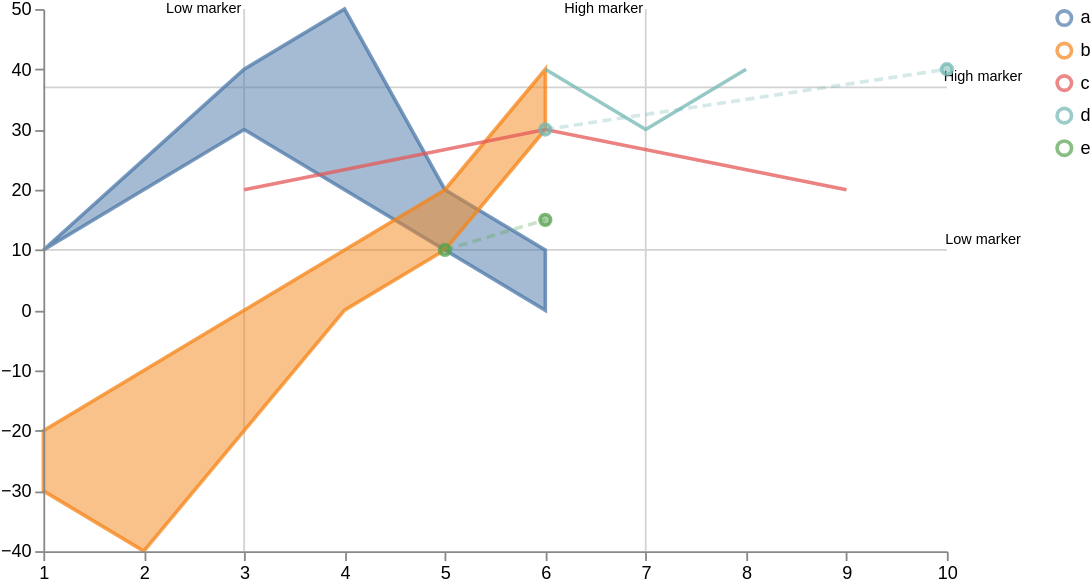

The Vega-Lite source for this figure:
### Vega specification from a JSON file in a GitHub repository (floating-point values rounded to 4 significant figures)
{"$schema": "https://vega.github.io/schema/vega/v5.json", "width": 500, "height": 300, "scales": [{"name": "xscale", "type": "linear", "range": "width", "zero": false, "domain": {"fields": [{"data": "distributions", "field": "timepoint"}, {"data": "traces", "field": "timepoint"}, {"data": "points", "field": "timepoint"}]}}, {"name": "yscale", "type": "linear", "range": "height", "nice": true, "zero": true, "domain": {"fields": [{"data": "distributions", "field": "lower"}, {"data": "distributions", "field": "upper"}, {"data": "traces", "field": "value"}, {"data": "points", "field": "value"}]}}, {"name": "color", "type": "ordinal", "range": "category", "domain": {"fields": [{"data": "distributions", "field": "trajectory"}, {"data": "traces", "field": "trajectory"}, {"data": "points", "field": "trajectory"}], "sort": {"order": "ascending"}}}], "axes": [{"name": "x_axis", "orient": "bottom", "scale": "xscale", "zindex": 100}, {"name": "y_axis", "orient": "left", "scale": "yscale", "zindex": 100}], "signals": [{"name": "clear", "value": true, "on": [{"events": "mouseup[!event.item]", "update": "true", "force": true}]}, {"name": "shift", "value": false, "on": [{"events": "@legendSymbol:click, @legendLabel:click", "update": "event.shiftKey", "force": true}]}, {"name": "clicked", "value": null, "on": [{"events": "@legendSymbol:click, @legendLabel:click", "update": "{value: datum.value}", "force": true}]}, {"name": "clearData", "value": true, "on": [{"events": "mouseup[!event.item]", "update": "true", "force": true}]}, {"name": "clickedData", "value": null, "on": [{"events": "@area:click", "update": "{value: datum.trajectory}", "force": true}]}], "legends": [{"name": "color_legend", "stroke": "color", "encode": {"symbols": {"name": "legendSymbol", "interactive": true, "update": {"fill": {"value": "transparent"}, "strokeWidth": {"value": 2}, "opacity": [{"test": "!length(data('selected')) || indata('selected', 'value', datum.value) || indata('selectedData', 'value', datum.value)", "value": 0.7}, {"value": 0.15}], "size": {"value": 64}}}, "labels": {"name": "legendLabel", "interactive": true, "update": {"opacity": [{"test": "!length(data('selectedData')) || indata('selectedData', 'value', datum.value)", "value": 1}, {"value": 0.25}]}}}}], "marks": [{"type": "group", "zindex": 3, "name": "_points", "from": {"facet": {"name": "points_split", "data": "points", "groupby": "trajectory"}}, "marks": [{"type": "symbol", "name": "_points_symbol", "from": {"data": "points_split"}, "zindex": 3, "encode": {"update": {"x": {"scale": "xscale", "field": "timepoint"}, "y": {"scale": "yscale", "field": "value"}, "size": {"value": 35}, "strokeWidth": {"value": 2}, "fill": {"scale": "color", "field": "trajectory"}, "stroke": {"scale": "color", "field": "trajectory"}, "fillOpacity": [{"test": "!length(data('selected')) || indata('selected', 'value', datum.trajectory)", "value": 0.5}, {"value": 0.15}], "strokeOpacity": [{"test": "!length(data('selected')) || indata('selected', 'value', datum.trajectory)", "value": 0.75}, {"value": 0.15}], "tooltip": {"field": "value"}}, "hover": {"fillOpacity": {"value": 0.9}}}}, {"type": "line", "name": "_points_line", "from": {"data": "points_split"}, "zindex": 3, "encode": {"update": {"x": {"scale": "xscale", "field": "timepoint"}, "y": {"scale": "yscale", "field": "value"}, "strokeWidth": {"value": 2}, "stroke": {"scale": "color", "field": "trajectory"}, "interpolate": {"value": "linear"}, "strokeDash": {"value": [5, 3]}, "strokeOpacity": [{"test": "!length(data('selected')) || indata('selected', 'value', datum.trajectory)", "value": 0.3}, {"value": 0.1}]}, "hover": {"fillOpacity": {"value": 0.9}}}}]}, {"type": "group", "zindex": 2, "name": "_traces", "from": {"facet": {"name": "traces_split", "data": "traces", "groupby": "trajectory"}}, "marks": [{"type": "line", "name": "_traces_lines", "from": {"data": "traces_split"}, "encode": {"update": {"x": {"scale": "xscale", "field": "timepoint"}, "y": {"scale": "yscale", "field": "value"}, "strokeWidth": {"value": 2}, "stroke": {"scale": "color", "field": "trajectory"}, "interpolate": {"value": "linear"}, "strokeOpacity": [{"test": "!length(data('selected')) || indata('selected', 'value', datum.trajectory)", "value": 0.75}, {"value": 0.15}]}, "hover": {"fillOpacity": {"value": 0.9}}}}]}, {"type": "group", "name": "_distributions", "zindex": 1, "from": {"facet": {"name": "trajectory_split", "data": "distributions", "groupby": "trajectory"}}, "marks": [{"type": "area", "name": "area", "interactive": true, "from": {"data": "trajectory_split"}, "encode": {"update": {"x": {"scale": "xscale", "field": "timepoint"}, "y": {"scale": "yscale", "field": "upper"}, "y2": {"scale": "yscale", "field": "lower"}, "interpolate": {"value": "linear"}, "strokeWidth": {"value": 2}, "fill": {"scale": "color", "field": "trajectory"}, "stroke": {"scale": "color", "field": "trajectory"}, "fillOpacity": [{"test": "!length(data('selected')) || indata('selected', 'value', datum.trajectory)", "value": 0.5}, {"value": 0.15}], "strokeOpacity": [{"test": "!length(data('selected')) || indata('selected', 'value', datum.trajectory)", "value": 0.75}, {"value": 0.15}]}, "hover": {"fillOpacity": {"value": 0.9}}}}]}, {"type": "group", "name": "_markers_v", "marks": [{"type": "rule", "name": "_marker_v text", "from": {"data": "markers_v"}, "encode": {"enter": {"stroke": {"value": "lightgray"}}, "update": {"x": {"scale": "xscale", "field": "axis_value"}, "y2": {"value": 0}, "y": {"signal": "height"}, "opacity": {"value": 1}}}}, {"type": "text", "name": "_marker_v flags", "from": {"data": "_marker_v text"}, "encode": {"enter": {"text": {"field": "datum.label"}, "y": {"value": 0}, "fontSize": {"value": 8}}}, "transform": [{"type": "label", "lineAnchor": "start", "as": ["x", "_y", "opacity", "align", "baseline"], "offset": [1], "size": {"signal": "[width, height]"}}]}]}, {"type": "group", "name": "_hmarkers", "marks": [{"type": "rule", "name": "_marker_h text", "from": {"data": "markers_h"}, "encode": {"enter": {"stroke": {"value": "lightgray"}}, "update": {"y": {"scale": "yscale", "field": "axis_value"}, "x2": {"value": 0}, "x": {"signal": "width"}, "opacity": {"value": 1}}}}, {"type": "text", "name": "_marker_h flags", "from": {"data": "_marker_h text"}, "encode": {"enter": {"text": {"field": "datum.label"}, "x": {"signal": "width+20"}, "fontSize": {"value": 8}}}, "transform": [{"type": "label", "lineAnchor": "start", "as": ["_x", "y", "opacity", "align", "baseline"], "offset": [1], "size": {"signal": "[width, height]"}}]}]}], "data": [{"name": "distributions", "values": [{"timepoint": 1, "upper": 10, "lower": 10, "trajectory": "a"}, {"timepoint": 2, "upper": 20, "lower": 25, "trajectory": "a"}, {"timepoint": 4, "upper": 20, "lower": 50, "trajectory": "a"}, {"timepoint": 6, "upper": 0, "lower": 10, "trajectory": "a"}, {"timepoint": 1, "upper": -30, "lower": -20, "trajectory": "b"}, {"timepoint": 5, "upper": 10, "lower": 20, "trajectory": "a"}, {"timepoint": 2, "upper": -40, "lower": -10, "trajectory": "b"}, {"timepoint": 3, "upper": -20, "lower": 0, "trajectory": "b"}, {"timepoint": 3, "upper": 30, "lower": 40, "trajectory": "a"}, {"timepoint": 5, "upper": 10, "lower": 20, "trajectory": "b"}, {"timepoint": 4, "upper": 0, "lower": 10, "trajectory": "b"}, {"timepoint": 6, "upper": 30, "lower": 40, "trajectory": "b"}], "transform": [{"type": "collect", "sort": {"field": ["trajectory", "timepoint"]}}]}, {"name": "traces", "values": [{"timepoint": 6, "value": 30, "trajectory": "c"}, {"timepoint": 9, "value": 20, "trajectory": "c"}, {"timepoint": 3, "value": 20, "trajectory": "c"}, {"timepoint": 7, "value": 30, "trajectory": "d"}, {"timepoint": 6, "value": 40, "trajectory": "d"}, {"timepoint": 8, "value": 40, "trajectory": "d"}], "transform": [{"type": "filter", "expr": "isValid(datum.value)"}, {"type": "collect", "sort": {"field": ["trajectory", "timepoint"]}}]}, {"name": "points", "values": [{"timepoint": 6, "value": 30, "trajectory": "d"}, {"timepoint": 10, "value": 40, "trajectory": "d"}, {"timepoint": 5, "value": 10, "trajectory": "e"}, {"timepoint": 6, "value": 15, "trajectory": "e"}]}, {"name": "markers_v", "values": [{"axis_value": 3, "label": "Low marker"}, {"axis_value": 7, "label": "High marker"}]}, {"name": "markers_h", "values": [{"axis_value": 10, "label": "Low marker"}, {"axis_value": 37, "label": "High marker"}]}, {"name": "selected", "on": [{"trigger": "clear", "remove": true}, {"trigger": "!shift", "remove": true}, {"trigger": "!shift && clicked", "insert": "clicked"}, {"trigger": "shift && clicked", "toggle": "clicked"}]}, {"name": "selectedData", "on": [{"trigger": "clearData", "remove": true}, {"trigger": "clickedData", "toggle": "clickedData"}]}]}
